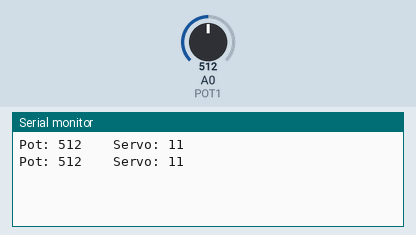
Simulated run of this sketch. Board: Arduino Nano, built with avr-gcc and run on an emulated ATmega328P. Parts: the last lines printed to the serial monitor. The inputs (shaded band) are chosen by the test bench; at power-on: A0 (POT1) = 512.

Above: at 1.2 s.
1.3 s: A0 (POT1) set to 490
At 1.9 s:
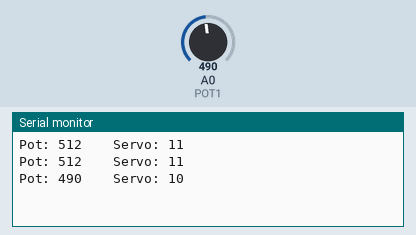
2.8 s: A0 (POT1) set to 510
At 3.4 s:
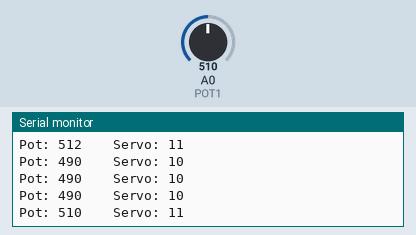
Timing chart, 0 to 5.8 s (numbered marks = the images above; inputs shaded):
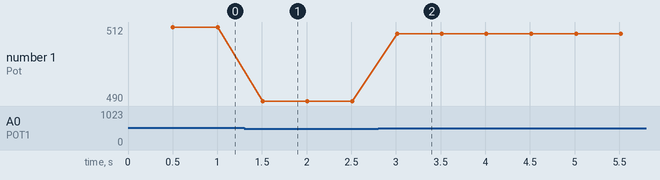

The sketch:

Nano_ESP32_Servo.ino
```cpp
/*
Nano ESP32 Servo - Servo control by potentiometer
Demonstrates:
  - Servo pulse creation using a simple function
  - Periodic code executing by counting millis()
*/

// Define hardware devices
const int POT1 = A0;
const int SERVO1 = 1;

// Define software variables
int potPosition;            // Raw pot input
int servo1Position;         // Servo 1 position in degrees

// Servo pulse function creates a servo pulse on the specified servo
// pin and should be called every 15-20ms. Map pulse duration to degrees.
// Example use: servoPulse(H5OUT, 45);
// -> creates a 1500us servo pulse on BEAPER Nano header pin H5 (using 90 deg servos).
void servoPulse(int servoPin, int deg) {
  int pulse = map(deg, 0, 90, 1000, 2000);  // For 90 degree (standard) servos
  // int pulse = map(deg, 0, 180, 500, 2500);  // For 180 degree servos
  digitalWrite(servoPin, HIGH);
  delayMicroseconds(pulse);
  digitalWrite(servoPin, LOW);
}

// Define and set timer variables
unsigned long servoTimer = millis();
unsigned long updateTimer = millis();

void setup() {
  pinMode(POT1, INPUT);
  pinMode(SERVO1, OUTPUT);
  digitalWrite(SERVO1, LOW);
  Serial.begin(115200);
  while (!Serial) {
    ; // Wait for the USB serial port to start up.
  }
}

void loop() {
  potPosition = analogRead(POT1);
  servo1Position = map(potPosition, 0, 4095, 0, 90);

  if(millis() - servoTimer > 15) {
    servoTimer = millis();
    // Update servo from potentiometer position
    servoPulse(SERVO1, servo1Position);
  }

  if(millis() - updateTimer > 500) {
    updateTimer = millis();
    Serial.print("Pot: ");
    Serial.print(potPosition);
    Serial.print("  \tServo: ");
    Serial.println(servo1Position);
  }

  delay(1);
}
```

Measured:
- after the input at 1.3 s, the serial monitor: prints a new line after 0.21 s (image 1)
- after the input at 2.8 s, the serial monitor: prints a new line after 0.21 s (image 2)
- plotted number 1: 512 → 490 after the input at 1.3 s, 490 → 510 after the input at 2.8 s
